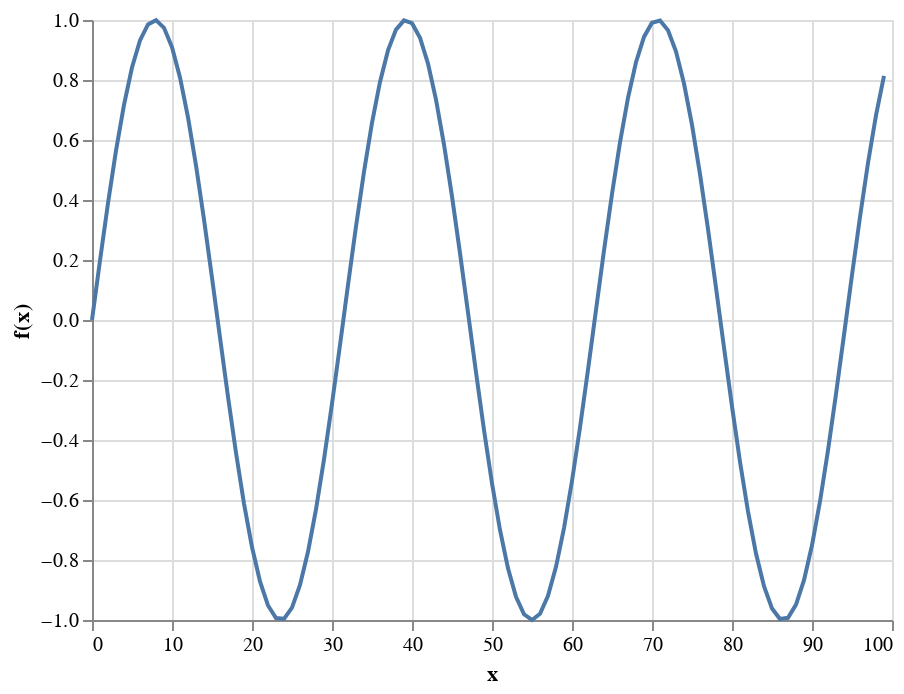

Notebook source saved alongside this figure:
### Code cell
alt.Chart(source_lc).mark_line().encode(
    x='x',
    y='f(x)'
)

### Figure 1 — Vega-Lite specification as saved in the notebook (floating-point values rounded to 4 significant figures)
{"config": {"view": {"continuousWidth": 400, "continuousHeight": 300}}, "data": {"name": "data-76ed7e144805f1af97d4035b02991f9a"}, "mark": "line", "encoding": {"x": {"field": "x", "type": "quantitative"}, "y": {"field": "f(x)", "type": "quantitative"}}, "$schema": "https://vega.github.io/schema/vega-lite/v4.17.0.json", "datasets": {"data-76ed7e144805f1af97d4035b02991f9a": [{"x": 0, "f(x)": 0.0}, {"x": 1, "f(x)": 0.1987}, {"x": 2, "f(x)": 0.3894}, {"x": 3, "f(x)": 0.5646}, {"x": 4, "f(x)": 0.7174}, {"x": 5, "f(x)": 0.8415}, {"x": 6, "f(x)": 0.932}, {"x": 7, "f(x)": 0.9854}, {"x": 8, "f(x)": 0.9996}, {"x": 9, "f(x)": 0.9738}, {"x": 10, "f(x)": 0.9093}, {"x": 11, "f(x)": 0.8085}, {"x": 12, "f(x)": 0.6755}, {"x": 13, "f(x)": 0.5155}, {"x": 14, "f(x)": 0.335}, {"x": 15, "f(x)": 0.1411}, {"x": 16, "f(x)": -0.05837}, {"x": 17, "f(x)": -0.2555}, {"x": 18, "f(x)": -0.4425}, {"x": 19, "f(x)": -0.6119}, {"x": 20, "f(x)": -0.7568}, {"x": 21, "f(x)": -0.8716}, {"x": 22, "f(x)": -0.9516}, {"x": 23, "f(x)": -0.9937}, {"x": 24, "f(x)": -0.9962}, {"x": 25, "f(x)": -0.9589}, {"x": 26, "f(x)": -0.8835}, {"x": 27, "f(x)": -0.7728}, {"x": 28, "f(x)": -0.6313}, {"x": 29, "f(x)": -0.4646}, {"x": 30, "f(x)": -0.2794}, {"x": 31, "f(x)": -0.08309}, {"x": 32, "f(x)": 0.1165}, {"x": 33, "f(x)": 0.3115}, {"x": 34, "f(x)": 0.4941}, {"x": 35, "f(x)": 0.657}, {"x": 36, "f(x)": 0.7937}, {"x": 37, "f(x)": 0.8987}, {"x": 38, "f(x)": 0.9679}, {"x": 39, "f(x)": 0.9985}, {"x": 40, "f(x)": 0.9894}, {"x": 41, "f(x)": 0.9407}, {"x": 42, "f(x)": 0.8546}, {"x": 43, "f(x)": 0.7344}, {"x": 44, "f(x)": 0.5849}, {"x": 45, "f(x)": 0.4121}, {"x": 46, "f(x)": 0.2229}, {"x": 47, "f(x)": 0.02478}, {"x": 48, "f(x)": -0.1743}, {"x": 49, "f(x)": -0.3665}, {"x": 50, "f(x)": -0.544}, {"x": 51, "f(x)": -0.6999}, {"x": 52, "f(x)": -0.8278}, {"x": 53, "f(x)": -0.9228}, {"x": 54, "f(x)": -0.9809}, {"x": 55, "f(x)": -1.0}, {"x": 56, "f(x)": -0.9792}, {"x": 57, "f(x)": -0.9193}, {"x": 58, "f(x)": -0.8228}, {"x": 59, "f(x)": -0.6935}, {"x": 60, "f(x)": -0.5366}, {"x": 61, "f(x)": -0.3582}, {"x": 62, "f(x)": -0.1656}, {"x": 63, "f(x)": 0.03362}, {"x": 64, "f(x)": 0.2315}, {"x": 65, "f(x)": 0.4202}, {"x": 66, "f(x)": 0.5921}, {"x": 67, "f(x)": 0.7404}, {"x": 68, "f(x)": 0.8592}, {"x": 69, "f(x)": 0.9437}, {"x": 70, "f(x)": 0.9906}, {"x": 71, "f(x)": 0.998}, {"x": 72, "f(x)": 0.9657}, {"x": 73, "f(x)": 0.8948}, {"x": 74, "f(x)": 0.7883}, {"x": 75, "f(x)": 0.6503}, {"x": 76, "f(x)": 0.4864}, {"x": 77, "f(x)": 0.3031}, {"x": 78, "f(x)": 0.1078}, {"x": 79, "f(x)": -0.09191}, {"x": 80, "f(x)": -0.2879}, {"x": 81, "f(x)": -0.4724}, {"x": 82, "f(x)": -0.6381}, {"x": 83, "f(x)": -0.7784}, {"x": 84, "f(x)": -0.8876}, {"x": 85, "f(x)": -0.9614}, {"x": 86, "f(x)": -0.9969}, {"x": 87, "f(x)": -0.9927}, {"x": 88, "f(x)": -0.9488}, {"x": 89, "f(x)": -0.8672}, {"x": 90, "f(x)": -0.751}, {"x": 91, "f(x)": -0.6048}, {"x": 92, "f(x)": -0.4346}, {"x": 93, "f(x)": -0.247}, {"x": 94, "f(x)": -0.04954}, {"x": 95, "f(x)": 0.1499}, {"x": 96, "f(x)": 0.3433}, {"x": 97, "f(x)": 0.5231}, {"x": 98, "f(x)": 0.682}, {"x": 99, "f(x)": 0.8137}]}}
